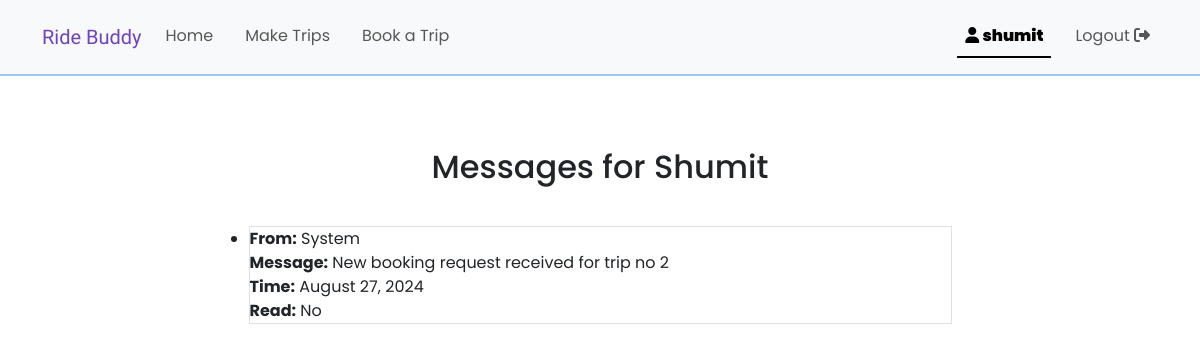
The app's page /mypage/1 (signed in), older data.
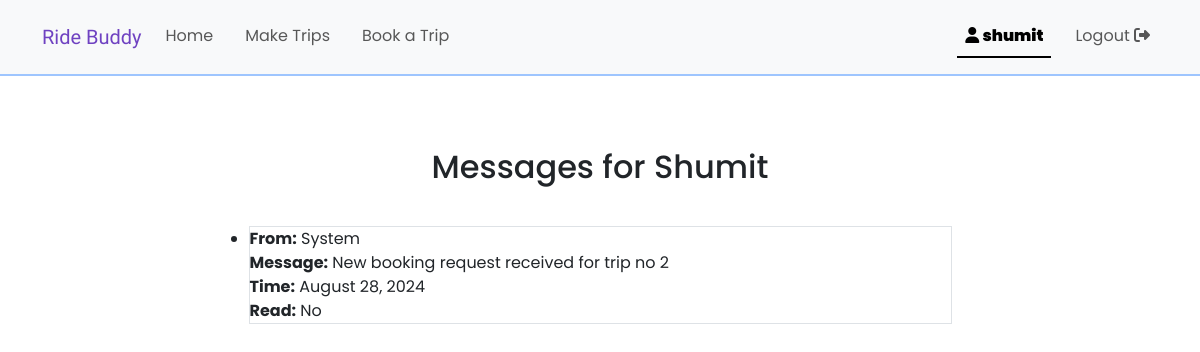
The same page, newer data.
### RideSharing/models.py (models this page shows)
class Messages(models.Model):
    sender = models.ForeignKey(User, on_delete=models.SET_NULL, null=True, blank=True)
    recipient = models.ForeignKey(User, on_delete=models.CASCADE, related_name='message_recipient')
    content = models.TextField()
    time_stamp = models.DateTimeField(auto_now_add=True)
    system_message = models.BooleanField(default=True)
    read = models.BooleanField(default=False)
    underlying_trip = models.ForeignKey(Trips, on_delete=models.CASCADE)
    underlying_booking = models.ForeignKey(Spot_Bookings, on_delete=models.CASCADE)

### RideSharing/views.py (the view)
# urls.py: path("mypage/<int:user_id>", views.mypage, name="mypage"),
@login_required(login_url ='/login')
def mypage(request, user_id):
    user = User.objects.get(id=user_id)
    my_messages = user.message_recipient.all()
    return render(request, "mypage.html", {
        'recipient' : user,
        'my_messages' : my_messages
    })

### RideSharing/templates/mypage.html (shortened to what this page needs)
{% extends "layout.html" %}
{% block body %}
    <h2 class="text-center">Messages for {{ recipient.username|capfirst }}</h2>
    <ul class="boxes mx-auto">
        {% for message in my_messages %}
            <li onclick="handle_message_click(event)" data-trip-id="{{message.underlying_trip.id}}" data-booking-id="{{message.underlying_booking.id}}" class="border booking_row">
                <strong>From:</strong> {% if message.sender %}{{ message.sender.username }}{% else %}System{% endif %}
                <br>
                <strong>Message:</strong> {{ message.content }}
                <br>
                <strong>Time:</strong> {{ message.time_stamp|date:"F j, Y" }}
                <br>
                <strong>Read:</strong> {{ message.read|yesno:"Yes,No" }}
            </li>
        {% empty %}
            <li>No messages found.</li>
        {% endfor %}
    </ul>
{% endblock %}

Row changes from the older to the newer data that the page shows:
changed Messages "New booking request received for trip no 2": time_stamp "August 27, 2024" → "August 28, 2024"
